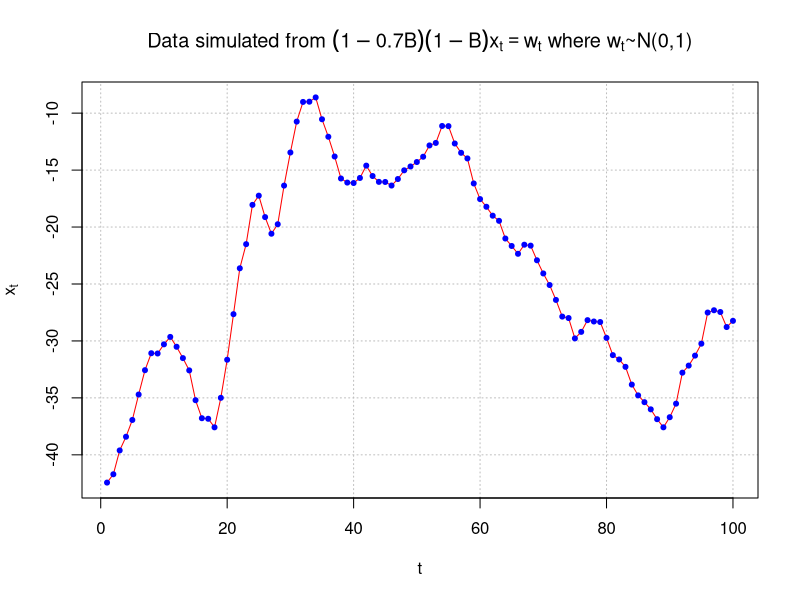
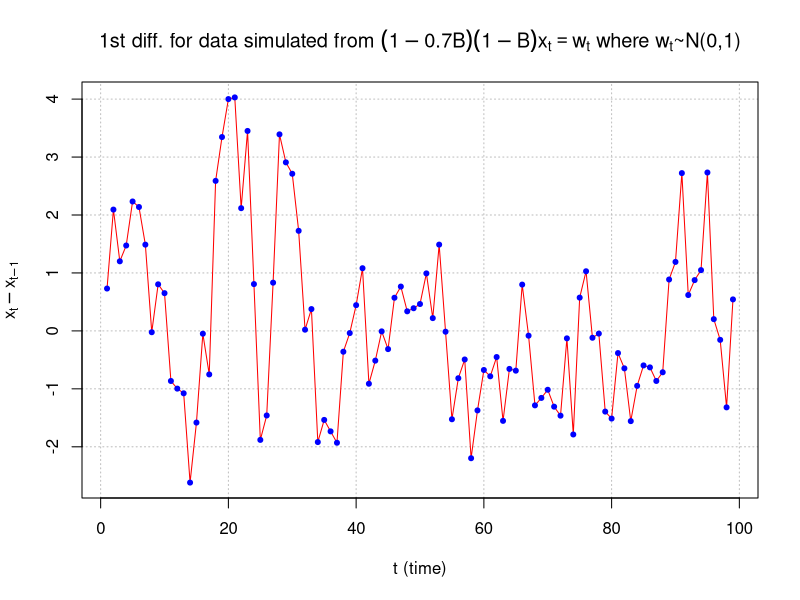
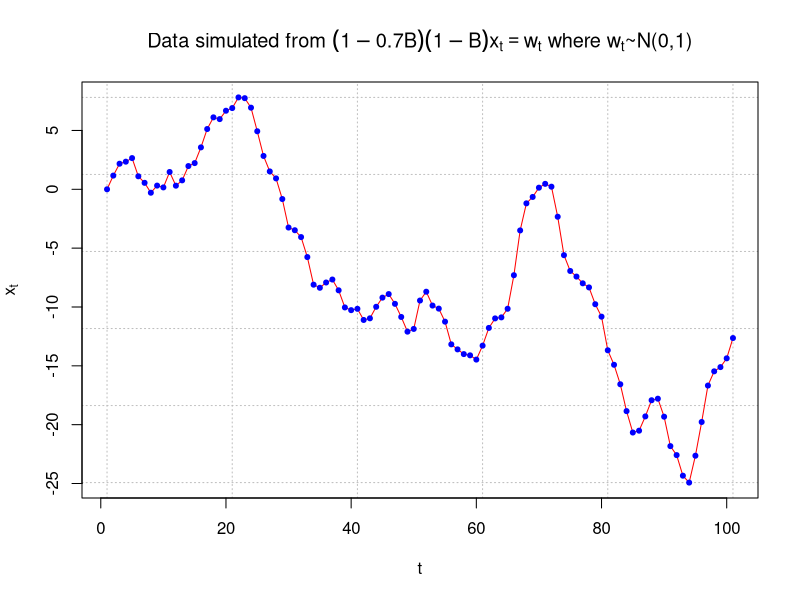
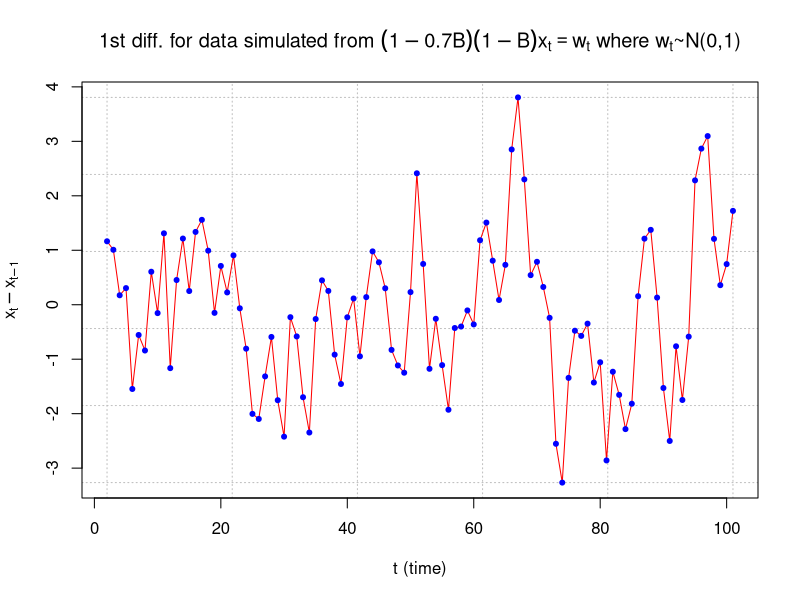

R code for these plots, in order:
#####################################################################
# NAME:  Chris Bilder                                               #
# DATE:  12-20-06                                                   #
# PURPOSE: First differences and ARIMA(1,1,0) model                 #
#                                                                   #
# NOTES:                                                            #
#####################################################################


#Two ways to simulate observations from this model

####################################################################
# Using for loop

  set.seed(7328)  
  w<-rnorm(n = 200, mean = 0, sd = 1)

  x<-numeric(length = 200)
  x.1<-0
  x.2<-0
  for (i in 1:length(x)) {
    x[i]<-1.7*x.1 - 0.7*x.2 + w[i] 
    x.2<-x.1
    x.1<-x[i] 
  }

  #Do not use first 100
  x<-x[101:200]
  
  win.graph(width = 8, height = 6, pointsize = 10)  #Opens up wider plot window than the default (good for time series plots)
  plot(x = x, ylab = expression(x[t]), xlab = "t", type = "l", col = c("red"), lwd = 1 , 
        main = expression(paste("Data simulated from ", (1-0.7*B)*(1-B)*x[t] == w[t], " where ", w[t], "~N(0,1)")) , 
        panel.first=grid(col = "gray", lty = "dotted"))
  points(x = x, pch = 20, col = "blue")
  
  #Find first differences
  plot(x = diff(x = x, lag = 1, differences = 1), ylab = expression(x[t]-x[t-1]), xlab = "t (time)", type = "l", 
        col = "red", main = expression(paste("1st diff. for data simulated from ", (1-0.7*B)*(1-B)*x[t] == w[t], " where ", w[t], "~N(0,1)")), panel.first=grid(col = "gray", lty = "dotted"))
  points(x = diff(x = x, lag = 1, differences = 1), pch = 20, col = "blue")

                            
####################################################################
# Using for arima.sim() - more on this function in Chapter 3

  #More
  set.seed(4782)
  x<-arima.sim(model = list(order = c(1,1,0), ar = c(0.7)), n = 100, rand.gen = rnorm, sd = 1)
  plot(x = x, ylab = expression(x[t]), xlab = "t", type = "l", col = c("red"), lwd = 1 , 
        main = expression(paste("Data simulated from ", (1-0.7*B)*(1-B)*x[t] == w[t], " where ", w[t], "~N(0,1)")) , 
        panel.first=grid(col = "gray", lty = "dotted"))
  points(x = x, pch = 20, col = "blue")

  #Find first differences
  plot(x = diff(x = x, lag = 1, differences = 1), ylab = expression(x[t]-x[t-1]), xlab = "t (time)", type = "l", 
        col = "red", main = expression(paste("1st diff. for data simulated from ", (1-0.7*B)*(1-B)*x[t] == w[t], " where ", w[t], "~N(0,1)")), panel.first=grid(col = "gray", lty = "dotted"))
  points(x = diff(x = x, lag = 1, differences = 1), pch = 20, col = "blue")


#
